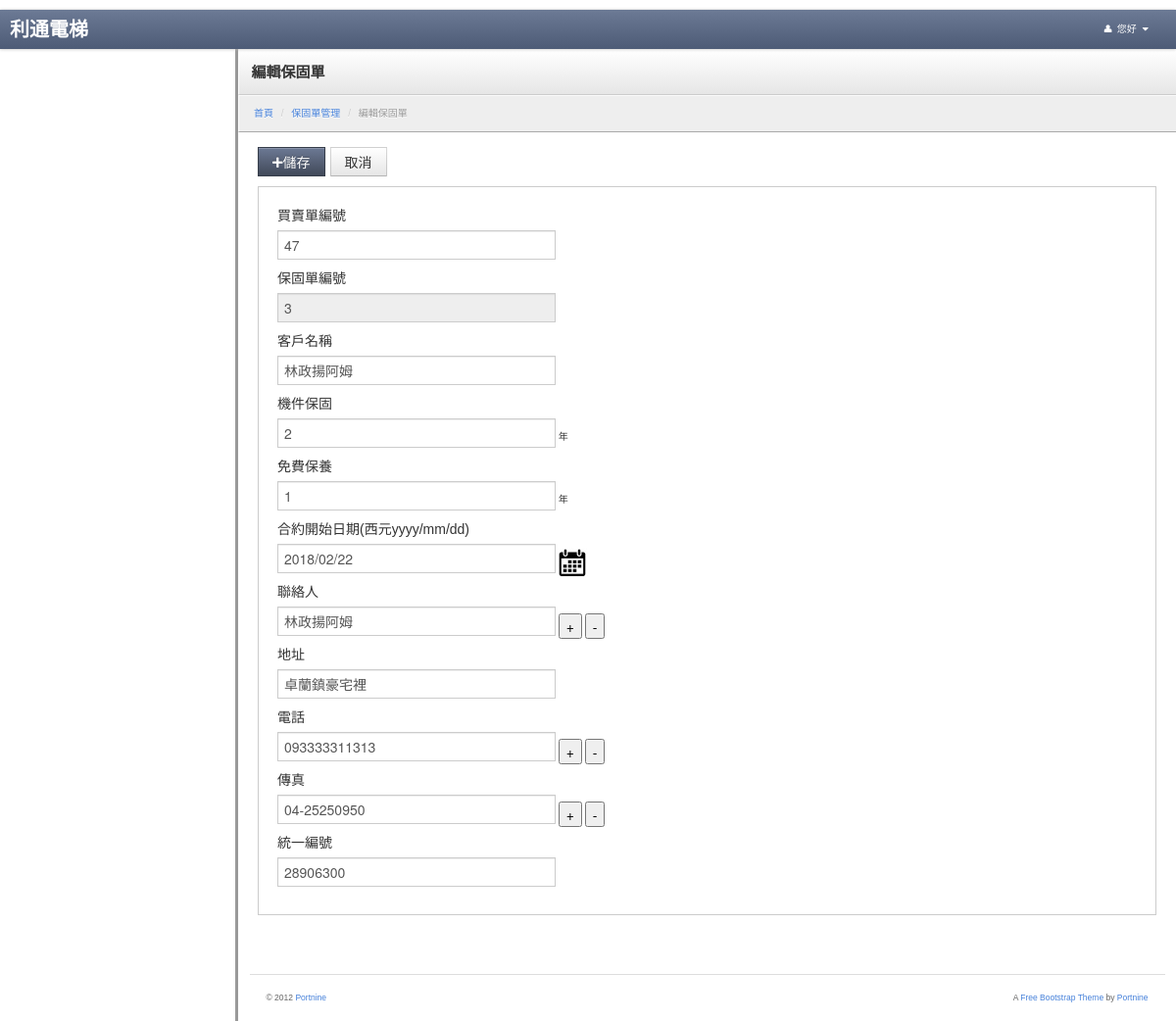
Page /Warranty/edit_warranty/warranty_id/3 on the earlier database version.
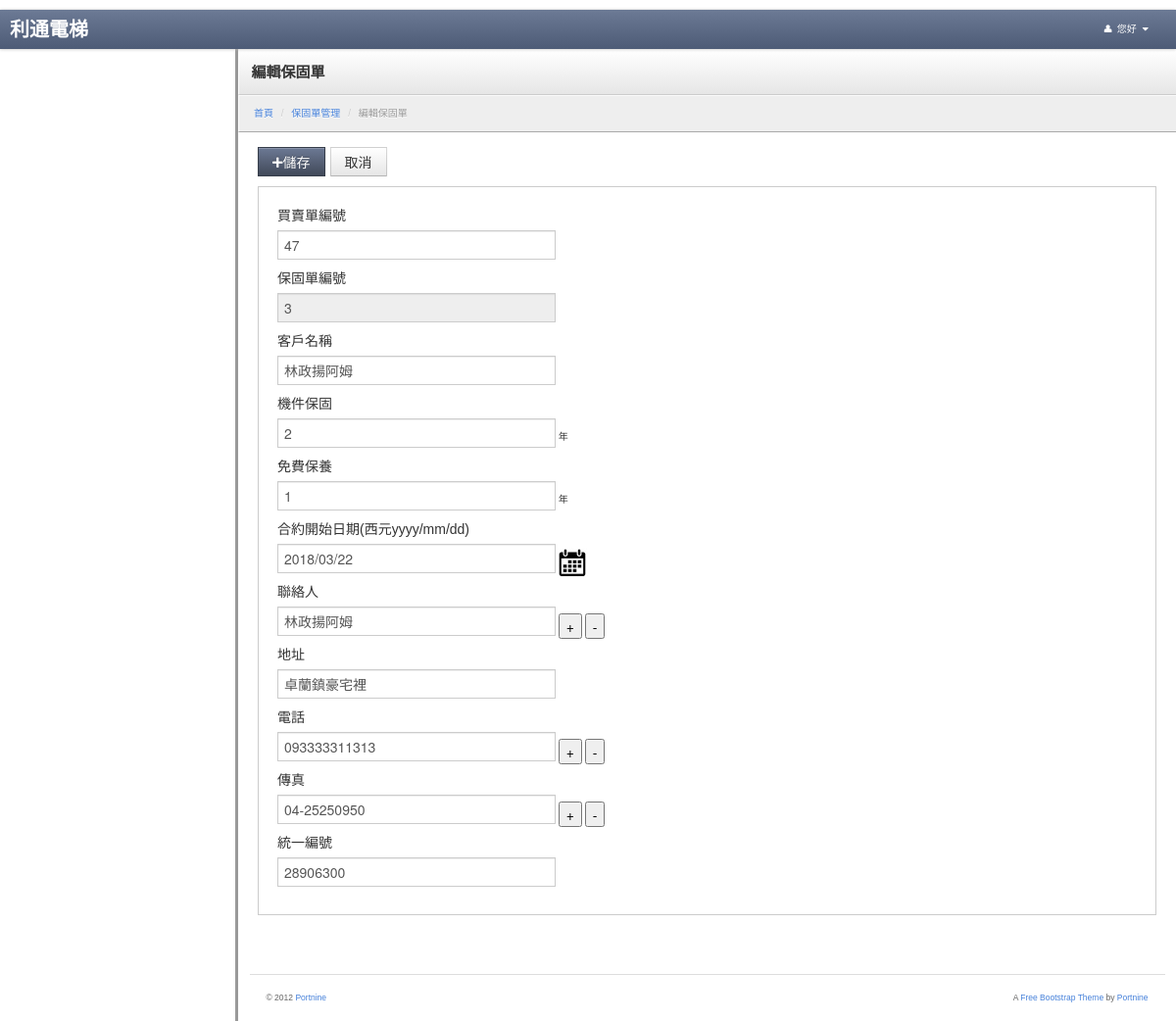
Same page on the later database version.
### tables this page shows
CREATE TABLE `warranty` (
  `id` int(255) NOT NULL AUTO_INCREMENT,
  `customer` varchar(255) DEFAULT NULL,
  `mechanical_warranty` int(255) DEFAULT NULL,
  `free_maintenance` int(255) DEFAULT NULL,
  `effective_date` varchar(255) DEFAULT NULL,
  `warranty_times` int(10) DEFAULT '0',
  `contacter_1` varchar(255) DEFAULT NULL,
  `contacter_2` varchar(255) DEFAULT NULL,
  `contacter_3` varchar(255) DEFAULT NULL,
  `address` varchar(255) DEFAULT NULL,
  `tel_1` varchar(255) DEFAULT NULL,
  `tel_2` varchar(255) DEFAULT NULL,
  `tel_3` varchar(255) DEFAULT NULL,
  `fax_1` varchar(255) DEFAULT NULL,
  `fax_2` varchar(255) DEFAULT NULL,
  `fax_3` varchar(255) DEFAULT NULL,
  `num` varchar(255) DEFAULT NULL,
  `transaction_id` int(255) DEFAULT NULL,
  `is_signing` int(1) DEFAULT NULL,
  `is_remind` int(1) DEFAULT NULL,
  PRIMARY KEY (`id`)
);

### application/controllers/Warranty.php (called while the page is built, shortened)
<?php if ( ! defined('BASEPATH')) exit('No direct script access allowed');
class Warranty extends CI_Controller {
	function __construct()
	{
		$this->load->model('Customer_model');
		$this->load->model('m_warranty_model');
		$this->load->model('Form_model');
		$this->load->library('datamodel');
        $this->load->model('Usermenu_model');
	}
	public function edit_warranty()
	{
		$warranty_model = new m_warranty_model();
		$this->data = $this->uri->uri_to_assoc(3);
		$id = $this->data["warranty_id"];
		$this->data = $warranty_model->getwarrantyByID($id);
		if($this->data['contacter_3'] != null)
		{
			 $this->data['contacter_count'] = 3 ;
		}
		elseif($this->data['contacter_2'] != null)
		{
			$this->data['contacter_count'] = 2 ;
		}
		else
		{
			$this->data['contacter_count'] = 1 ;
		}
		if($this->data['tel_3'] != null)
		{
			 $this->data['tel_count'] = 3 ;
		}
		elseif($this->data['tel_2'] != null)
		{
			$this->data['tel_count'] = 2 ;
		}
		else
		{
			$this->data['tel_count'] = 1 ;
		}
		if($this->data['fax_3'] != null)
		{
			$this->data['fax_count'] = 3 ;
		}
		elseif($this->data['fax_2'] != null)
		{
			$this->data['fax_count'] = 2 ;
		}
		else
		{
			$this->data['fax_count'] = 1 ;
		}
		$this->load->view('v_edit_warranty', $this->data);
	}
}

### index.php (called while the page is built, shortened)
<?php
require_once BASEPATH.'core/CodeIgniter.php';

### application/models/m_warranty_model.php (called while the page is built, shortened)
<?php
class m_warranty_model extends CI_Model
{
	public function getwarrantyByID($id)
	{
		$this->db->select('*');
		$this->db->from('warranty');
		$this->db->where('id', $id);
		$result = $this->db->get();
		if ($result->num_rows() > 0)
		{
			foreach ($result->result() as $row)
			{
				$warranty_data = array();
				foreach ($row as $k => $v)
				{
					$warranty_data[$k] = $v;
				}
			}
			return $warranty_data;
		}
		return 0;
	}
}
?>

### application/views/v_edit_warranty.php (the view, shortened to what this page needs)
<!DOCTYPE html>
<html lang="en">
	<?php
		include "head.php";
	?>
	<body>
		<?php
			include "navbar.php";
		?>
		<link rel="stylesheet" href="<?=base_url("js/jquery/jquery-ui.min.css");?>">
		<link rel="stylesheet" href="jqueryui/style.css">
		<div class="content">
			<div class="header">
				<h1 class="page-title">編輯保固單</h1>
			</div>
				<ul class="breadcrumb">
					<li><a href="<?=base_url("/mainpage/index")?>">首頁</a> <span class="divider">/</span></li>
					<li><a href="<?=site_url("/warranty/warranty_home")?>">保固單管理</a> <span class="divider">/</span></li>
					<li class="active">編輯保固單</li>
				</ul>
			<div class="container-fluid">
				<div class="row-fluid">
					<form id="tab" name="edit_custiner" action="<?=site_url("/warranty/warranty_edit")?>" method="post">
						<div class="btn-toolbar">
							<button class="btn btn-primary" type="submit"><i class="icon-plus"></i>儲存</button>
							<button class="btn" type="button" onclick="history.back()">取消</button>
						</div>
						<div class="well">
							<label>買賣單編號</label>
							<input type="text" name = "transaction_id" value="<?php print($this->data['transaction_id']);?>" class="input-xlarge">
							<label>保固單編號</label>
							<input type="text" name = "Id" value="<?php print($this->data['id']);?>" readonly="readonly" class="input-xlarge">
							<label>客戶名稱</label>
							<input type="text" name = "customer" value="<?php print($this->data['customer']);?>" class="input-xlarge">
							<label>機件保固</label>
							<input type="text" name = "mechanical_warranty" value="<?php print($this->data['mechanical_warranty']);?>" class="input-xlarge"> 年
							<label>免費保養</label>
							<input type="text" name = "free_maintenance" value="<?php print($this->data['free_maintenance']);?>" class="input-xlarge"> 年
							<label>合約開始日期(西元yyyy/mm/dd)</label>
							<input type="text" id="datepicker" name = "effective_date" value="<?php print($this->data['effective_date']);?>" class="input-xlarge">
							<label>聯絡人</label>
							<input type="text" name = "contacter_1" value="<?php print($this->data['contacter_1']);?>" class="input-xlarge"> <input type="button" id="cont_bnt" value="+"  /> <input type="button" onclick="delField('contacter_')" value="-" />
							<label>地址</label>
							<input type="text" name = "address" value="<?php print($this->data['address']);?>" class="input-xlarge">
							<label>電話</label>
							<input type="text" name = "tel_1" value="<?php print($this->data['tel_1']);?>" class="input-xlarge"> <input type="button" id="tel_bnt" value="+"  /> <input type="button" onclick="delField('tel_')" value="-" />
							<label>傳真</label>
							<input type="text" name = "fax_1" value="<?php print($this->data['fax_1']);?>" class="input-xlarge"> <input type="button" id="fax_bnt" value="+"  /> <input type="button" onclick="delField('fax_')" value="-" />
							<label>統一編號</label>
							<input type="text" name = "Num" value="<?php print($this->data['num']);?>" class="input-xlarge">
						</div>
					</form>
					<footer>
						<hr>
						<p class="pull-right">A <a href="http://www.portnine.com/bootstrap-themes" target="_blank">Free Bootstrap Theme</a> by <a href="http://www.portnine.com" target="_blank">Portnine</a></p>
						<p>&copy; 2012 <a href="http://www.portnine.com" target="_blank">Portnine</a></p>
					</footer>
				</div>
			</div>
		</div>
	</body>
</html>

Differences in the rows shown:
changed warranty "林政揚阿姆": effective_date "2018/02/22" → "2018/03/22"
